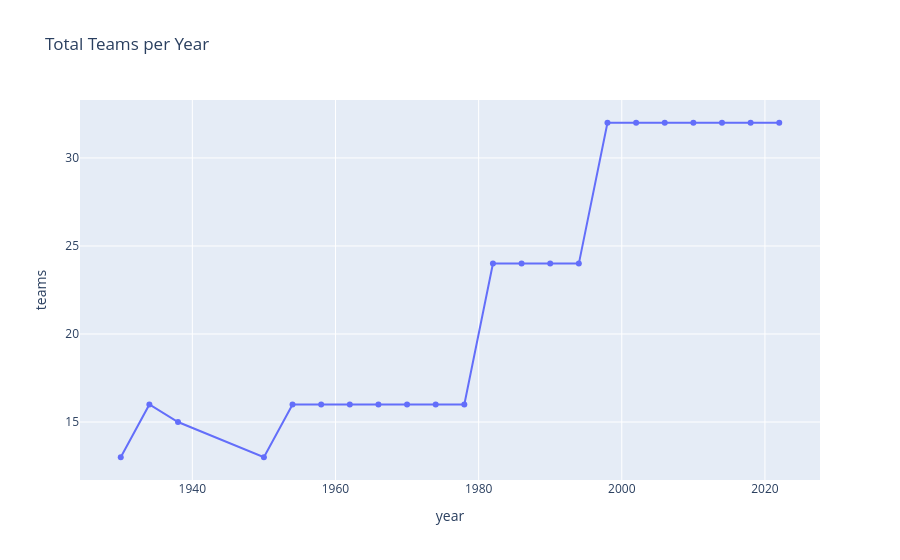

Write notebook code for a chart like this one.
### Code cell
teams_per_year = df_editions[["year","teams"]]
fig = px.line(
    teams_per_year, 
    x="year",
    y="teams",
    title="Total Teams per Year",
    markers=True
)

fig.show()

### Figure 1 — Plotly figure (JSON) as saved in the notebook; plotly's stock layout.template omitted (floating-point values rounded to 4 significant figures)
{"data": [{"hovertemplate": "year=%{x}<br>teams=%{y}<extra></extra>", "legendgroup": "", "line": {"color": "#636efa", "dash": "solid"}, "marker": {"symbol": "circle"}, "mode": "lines+markers", "name": "", "orientation": "v", "showlegend": false, "type": "scatter", "x": [1930, 1934, 1938, 1950, 1954, 1958, 1962, 1966, 1970, 1974, 1978, 1982, 1986, 1990, 1994, 1998, 2002, 2006, 2010, 2014, 2018, 2022], "xaxis": "x", "y": [13, 16, 15, 13, 16, 16, 16, 16, 16, 16, 16, 24, 24, 24, 24, 32, 32, 32, 32, 32, 32, 32], "yaxis": "y"}], "layout": {"legend": {"tracegroupgap": 0}, "title": {"text": "Total Teams per Year"}, "xaxis": {"anchor": "y", "domain": [0, 1], "title": {"text": "year"}}, "yaxis": {"anchor": "x", "domain": [0, 1], "title": {"text": "teams"}}}}
